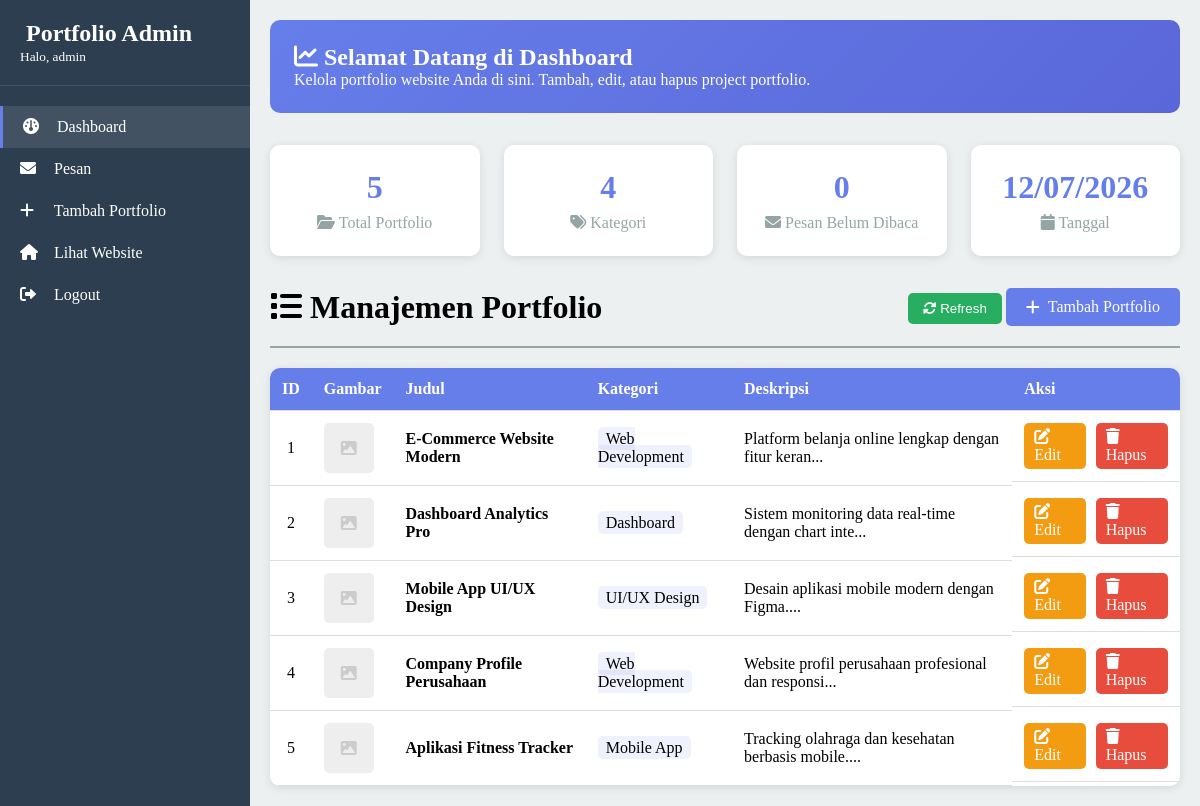
/admin/index.php (signed in), run on the app's committed database.
### tables this page shows
CREATE TABLE IF NOT EXISTS portfolio_items (
    id INT AUTO_INCREMENT PRIMARY KEY,
    title VARCHAR(100) NOT NULL,
    description TEXT,
    category VARCHAR(50),
    image_url VARCHAR(255),
    project_url VARCHAR(255),
    created_at TIMESTAMP DEFAULT CURRENT_TIMESTAMP,
    updated_at TIMESTAMP DEFAULT CURRENT_TIMESTAMP ON UPDATE CURRENT_TIMESTAMP
);

### backend/crud.php (called while the page is built, shortened)
<?php
class PortfolioCRUD {
    private $pdo;
    public function __construct($pdo) { $this->pdo = $pdo; }
    public function getAll() {
        $stmt = $this->pdo->query("SELECT * FROM portfolio_items ORDER BY created_at DESC");
        return $stmt->fetchAll();
    }
}
?>

### admin/index.php (the view, shortened to what this page needs)
<?php
require_once '../backend/config.php';
require_once '../backend/crud.php';
$crud = new PortfolioCRUD($pdo);
$portfolio_items = $crud->getAll();
$stmt = $pdo->query("SELECT COUNT(*) as unread FROM messages WHERE is_read = 0");
$unread_messages = $stmt->fetch()['unread'];
?>
<!DOCTYPE html>
<html lang="id">
<head>
    <link rel="stylesheet" href="../css/admin.css">
    <link rel="stylesheet" href="https://cdnjs.cloudflare.com/ajax/libs/font-awesome/6.0.0-beta3/css/all.min.css">
</head>
<body>
    <div class="admin-container">
        <nav class="admin-nav">
            <div class="nav-brand">
                <h2><i class="fas fa-portfolio"></i> Portfolio Admin</h2>
                <small>Halo, <?= htmlspecialchars($_SESSION['username'] ?? 'Admin') ?></small>
            </div>
            <ul class="nav-menu">
                <li><a href="index.php" class="active"><i class="fas fa-dashboard"></i> Dashboard</a></li>
                <li><a href="messages.php"><i class="fas fa-envelope"></i> Pesan </a></li>
                <li><a href="tambah.php"><i class="fas fa-plus"></i> Tambah Portfolio</a></li>
                <li><a href="../index.html"><i class="fas fa-home"></i> Lihat Website</a></li>
                <li><a href="logout.php"><i class="fas fa-sign-out-alt"></i> Logout</a></li>
            </ul>
        </nav>
        <main class="admin-main">
            <div class="welcome-banner">
                <h2><i class="fas fa-chart-line"></i> Selamat Datang di Dashboard</h2>
                <p>Kelola portfolio website Anda di sini. Tambah, edit, atau hapus project portfolio.</p>
            </div>
            <div class="dashboard-stats">
                <div class="stat-card" onclick="window.location.href='index.php'">
                    <h3><?= count($portfolio_items) ?></h3>
                    <p><i class="fas fa-folder-open"></i> Total Portfolio</p>
                </div>
                <div class="stat-card" onclick="window.location.href='index.php'">
                    <h3><?= count(array_unique(array_column($portfolio_items, 'category'))) ?></h3>
                    <p><i class="fas fa-tags"></i> Kategori</p>
                </div>
                <div class="stat-card" onclick="window.location.href='messages.php'">
                    <h3><?= $unread_messages ?></h3>
                    <p><i class="fas fa-envelope"></i> Pesan Belum Dibaca</p>
                </div>
                <div class="stat-card">
                    <h3><?= date('d/m/Y') ?></h3>
                    <p><i class="fas fa-calendar"></i> Tanggal</p>
                </div>
            </div>
            <div class="page-header">
                <h1><i class="fas fa-list"></i> Manajemen Portfolio</h1>
                <div>
                    <button onclick="location.reload()" class="btn-refresh"><i class="fas fa-sync-alt"></i> Refresh</button>
                    <a href="tambah.php" class="btn btn-primary"><i class="fas fa-plus"></i> Tambah Portfolio</a>
                </div>
            </div>
            <div class="table-responsive">
                <table class="data-table">
                    <thead><tr><th>ID</th><th>Gambar</th><th>Judul</th><th>Kategori</th><th>Deskripsi</th><th>Aksi</th></tr></thead>
                    <tbody>
                        <?php if(count($portfolio_items) > 0): ?>
                            <?php foreach($portfolio_items as $item): ?>
                            <tr>
                                <td style="text-align: center;"><?= $item['id'] ?></td>
                                <td style="text-align: center;">
                                    <?php if($item['image_url'] && file_exists('../' . $item['image_url'])): ?>
                                        <img src="../<?= $item['image_url'] ?>" alt="<?= htmlspecialchars($item['title']) ?>" width="50" height="50" style="object-fit: cover; border-radius: 5px;">
                                    <?php else: ?>
                                        <div style="width:50px; height:50px; background:#eee; display:flex; align-items:center; justify-content:center; border-radius:5px;"><i class="fas fa-image" style="color:#ccc;"></i></div>
                                    <?php endif; ?>
                                </td>
                                <td><strong><?= htmlspecialchars($item['title']) ?></strong></td>
                                <td><span style="background: rgba(102,126,234,0.1); padding: 0.2rem 0.5rem; border-radius: 5px;"><?= htmlspecialchars($item['category']) ?></span></td>
                                <td class="description-cell"><?= htmlspecialchars(substr($item['description'] ?? '', 0, 50)) ?>...</td>
                                <td class="action-buttons">
                                    <a href="edit.php?id=<?= $item['id'] ?>" class="btn-edit"><i class="fas fa-edit"></i> Edit</a>
                                    <a href="javascript:void(0)" onclick="confirmDelete(<?= $item['id'] ?>)" class="btn-delete"><i class="fas fa-trash"></i> Hapus</a>
                                </td>
                            </tr>
                            <?php endforeach; ?>
                        <?php else: ?>
                            <tr><td colspan="6" class="text-center"><i class="fas fa-inbox" style="font-size: 3rem; color: #ccc; margin-bottom: 1rem; display: block;"></i>Belum ada data portfolio. <a href="tambah.php" style="color: var(--primary);">Tambah sekarang</a></td></tr>
                        <?php endif; ?>
                    </tbody>
                </table>
            </div>
        </main>
    </div>
</body>
</html>

### css/admin.css (style rules this page uses)
* { margin: 0; padding: 0; box-sizing: border-box; }
:root { --primary: #667eea; --primary-dark: #5a67d8; --danger: #e74c3c; --success: #27ae60; --warning: #f39c12; --dark: #2c3e50; --light: #ecf0f1; --gray: #95a5a6; }
.admin-container { display: flex; min-height: 100vh; }
.admin-nav { width: 250px; background: var(--dark); color: white; padding: 20px 0; }
.nav-brand { padding: 0 20px 20px; border-bottom: 1px solid rgba(255,255,255,0.1); margin-bottom: 20px; }
.nav-menu { list-style: none; }
.nav-menu li a { display: block; padding: 12px 20px; color: white; text-decoration: none; transition: 0.3s; }
.nav-menu li a:hover, .nav-menu li a.active { background: rgba(255,255,255,0.1); border-left: 3px solid var(--primary); }
.nav-menu li a i { margin-right: 10px; width: 20px; }
.admin-main { flex: 1; padding: 20px; background: var(--light); }
.page-header { display: flex; justify-content: space-between; align-items: center; margin-bottom: 20px; padding-bottom: 20px; border-bottom: 2px solid var(--gray); }
.table-responsive { overflow-x: auto; background: white; border-radius: 10px; box-shadow: 0 2px 10px rgba(0,0,0,0.1); }
.data-table { width: 100%; border-collapse: collapse; }
.data-table th, .data-table td { padding: 12px; text-align: left; border-bottom: 1px solid #ddd; }
.data-table th { background: var(--primary); color: white; }
.action-buttons { display: flex; gap: 10px; }
.btn-edit { background: var(--warning); color: white; padding: 5px 10px; text-decoration: none; border-radius: 5px; }
.btn-delete { background: var(--danger); color: white; padding: 5px 10px; text-decoration: none; border-radius: 5px; }
.btn { display: inline-flex; align-items: center; gap: 8px; padding: 10px 20px; text-decoration: none; border-radius: 5px; border: none; cursor: pointer; }
.btn-primary { background: var(--primary); color: white; }

### admin/index.php (style rules this page uses)
.dashboard-stats { display: grid; grid-template-columns: repeat(auto-fit, minmax(200px, 1fr)); gap: 1.5rem; margin-bottom: 2rem; }
.stat-card { background: white; padding: 1.5rem; border-radius: 10px; text-align: center; box-shadow: 0 2px 10px rgba(0,0,0,0.1); cursor: pointer; transition: transform 0.3s; }
.stat-card h3 { font-size: 2rem; color: var(--primary); margin-bottom: 0.5rem; }
.stat-card p { color: var(--gray); }
.welcome-banner { background: linear-gradient(135deg, var(--primary), var(--primary-dark)); color: white; padding: 1.5rem; border-radius: 10px; margin-bottom: 2rem; }
.btn-refresh { background: var(--success); color: white; padding: 8px 15px; border: none; border-radius: 5px; cursor: pointer; }

### data on the page
portfolio_items: id "1", title "E-Commerce Website Modern", category "Web Development", description "Platform belanja online lengkap dengan fitur keran"
portfolio_items: id "2", title "Dashboard Analytics Pro", category "Dashboard", description "Sistem monitoring data real-time dengan chart inte"
portfolio_items: id "3", title "Mobile App UI/UX Design", category "UI/UX Design", description "Desain aplikasi mobile modern dengan Figma."
portfolio_items: id "4", title "Company Profile Perusahaan", category "Web Development", description "Website profil perusahaan profesional dan responsi"
portfolio_items: id "5", title "Aplikasi Fitness Tracker", category "Mobile App", description "Tracking olahraga dan kesehatan berbasis mobile."

### other printed values
$_SESSION['username'] "admin"
count($portfolio_items) "5"
count(array_unique(array_column($portfolio_items, 'category'))) "4"
$unread_messages "0"
